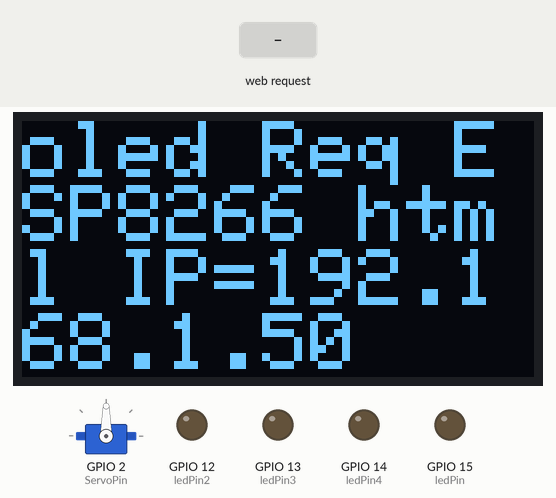
Recording of a sketch running on a simulated ESP8266 (NodeMCU). Shown: servo, 128×64 one-colour display, output pins drawn as LEDs (lit = HIGH). The test bench sets the inputs (shaded band). WiFi joins after 1.5 s; servers stay silent unless stated.

Above: at 4.7 s.
4.8 s: HTTP request GET /?value= received
At 6.0 s:
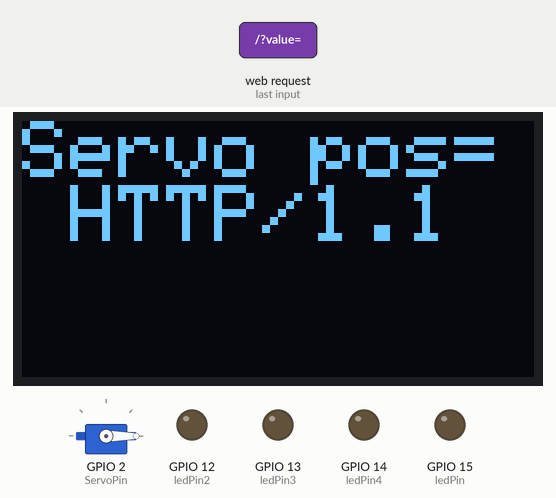
6.3 s: HTTP request GET /LED=ON received
At 7.5 s:
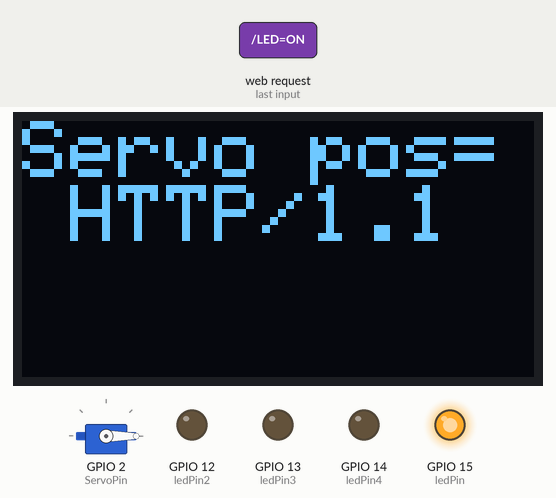
7.8 s: HTTP request GET /LED2=ON received
At 8.8 s:
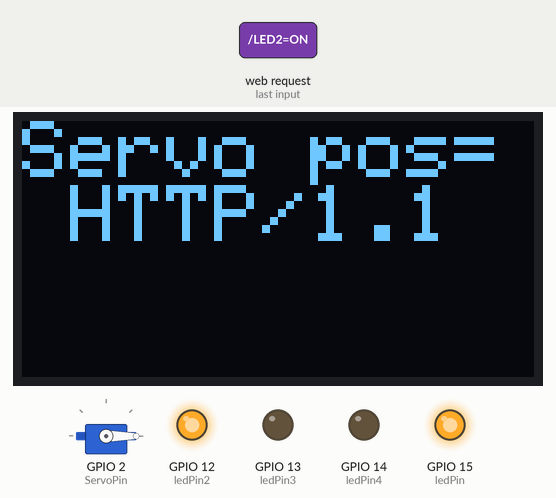
9.3 s: HTTP request GET /LED=OFF received
At 9.9 s:
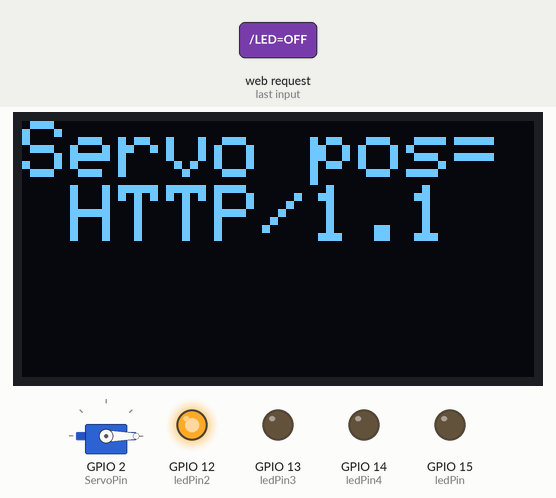
10.8 s: HTTP request GET /LED3=ON received
At 12.0 s:
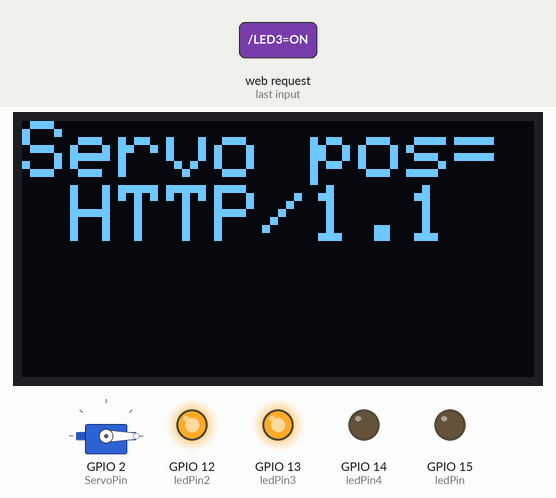
12.3 s: HTTP request GET /LED2=OFF received
At 13.3 s:
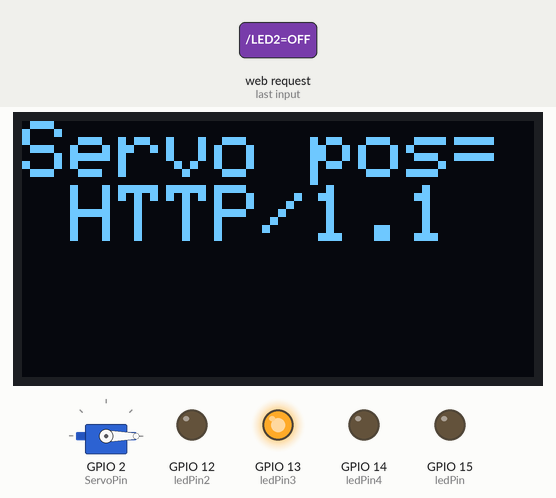
Timing chart, 0 to 14.8 s (numbered marks = the images above; inputs shaded):
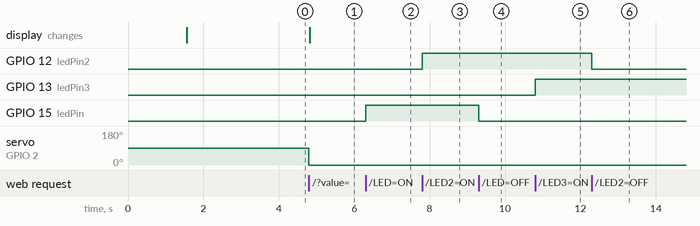

Measured:
- after the input at 4.8 s, servo on GPIO 2 (ServoPin): 90° → 0° at once; the display: changes at once (image 1)
- after the input at 6.3 s, GPIO 15 (ledPin): LOW → HIGH at once
- after the input at 7.8 s, GPIO 12 (ledPin2): LOW → HIGH at once
- after the input at 9.3 s, GPIO 15 (ledPin): HIGH → LOW at once
- after the input at 10.8 s, GPIO 13 (ledPin3): LOW → HIGH at once
- after the input at 12.3 s, GPIO 12 (ledPin2): HIGH → LOW at once

The sketch:

ESP8266_Oled_4_Led_Basic_Servo_STA_html_Req_client_print.ino
```cpp
#include <ESP8266WiFi.h>
#include <Adafruit_SSD1306.h>
#include <Adafruit_GFX.h>
#define OLED_ADDR   0x3C
Adafruit_SSD1306 display(-1);

const char* ssid = "nume router";
const char* password = "password";

#include <Servo.h>
Servo Servo1;
//static const int ServoPin = 0;
//variant with servo on D3
static const int ServoPin = 2;
//variant with servo on D4

int ledPin = 15;
int ledPin2 = 12;
int ledPin3 = 13;
int ledPin4 = 14;

WiFiServer server(80);

String request;

String valueString ;
int positon1 = 0;
int positon2 = 0;

void setup()
{
  pinMode(ledPin,OUTPUT);
  digitalWrite(ledPin,LOW);

  pinMode(ledPin2,OUTPUT);
  digitalWrite(ledPin2,LOW);

  pinMode(ledPin3,OUTPUT);
  digitalWrite(ledPin3,LOW);

  pinMode(ledPin4,OUTPUT);
  digitalWrite(ledPin4,LOW);
  Servo1.attach(ServoPin);
Serial.begin(115200);
WiFi.begin(ssid, password);
while (WiFi.status() != WL_CONNECTED) {
delay(500);

    }
server.begin();

  display.begin(SSD1306_SWITCHCAPVCC, OLED_ADDR);
  display.clearDisplay();
  display.setTextSize(2);
  display.setTextColor(WHITE);
  display.setCursor(0,0);
  display.print("oled Req ESP8266 html IP=");
  display.print(WiFi.localIP());
  display.display();
delay(2000);
}

void loop() {
  // check if a client is connected
  WiFiClient client = server.available();

// send a response to the client
  client.println("HTTP/1.1 200 OK");
  client.println("Content-Type: text/html");
  client.println(""); //  do not forget this one
  client.println("<!DOCTYPE HTML>");
  client.println("<html>");

  client.println("<center><h1>4 LED REQUEST</h1>");

  client.println("<br><br>");
  client.println("<center><a href=\"/LED=ON\"\"><button=\"button style=\"font-size:200%\">Led 1 On </button></a>");
  client.println("---<a href=\"/LED=OFF\"\"><button=\"button style=\"font-size:200%\">Led 1 Off </button></a>");
  client.println("<br><br>");

  client.println("<a href=\"/LED2=ON\"\"><button=\"button style=\"font-size:200%\">Led 2 On </button></a>");
  client.println("---<a href=\"/LED2=OFF\"\"><button=\"button style=\"font-size:200%\">Led 2 Off </button></a>");

  client.println("<br><br>");

  client.println("<a href=\"/LED3=ON\"\"><button=\"button style=\"color: green; font-size:200%\">Led 3 On </button></a>");
  client.println("---<a href=\"/LED3=OFF\"\"><button=\"button style=\"color: red; font-size: 200%\">Led 3 Off </button></a>");

  client.println("<br><br>");

  client.println("<a href=\"/LED4=ON\"\"><button=\"button style=\"background-color: yellow; font-size:200%;  \">Led 4 On </button></a>");
  client.println("---<a href=\"/LED4=OFF\"\"><button=\"button style=\"background-color: pink; font-size:200%\">Led 4 Off </button></a>");

client.println("</html>");


  if (!client) {
    return;
  }

  // wait for data from the client
   while(!client.available()){
    delay(1);
  }
  // read the first line of the client request, request
  String request = client.readStringUntil('\r');
  client.flush();


client.println("<head><meta name=\"viewport\" content=\"width=device-width, initial-scale=1\">");
client.println("<link rel=\"icon\" href=\"data:,\">");
client.println("<style>body { text-align: center; font-family: \"Trebuchet MS\", Arial; margin-left:auto; margin-right:auto;}");
client.println(".slider { width: 300px; }</style>");
client.println("<script src=\"https://ajax.googleapis.com/ajax/libs/jquery/3.3.1/jquery.min.js\"></script>");
client.println("</head><body><h1>ESP8266 with Servo</h1>");

client.println("<p>Position: <span id=\"servoPos\"></span></p>");
//displays text with the position, optional


client.println("<input type=\"range\" min=\"0\" max=\"180\" class=\"slider\" id=\"servoSlider\" onchange=\"servo(this.value)\" value=\""+request+"\"/>");
//displays slider
client.println("<script>var slider = document.getElementById(\"servoSlider\");");

client.println("var servoP = document.getElementById(\"servoPos\"); servoP.innerHTML = slider.value;");
//the line above provides the position, optional
client.println("slider.oninput = function() { slider.value = this.value; servoP.innerHTML = this.value; }");
//the line above is linked to the previous one , provides the position for display only


client.println("$.ajaxSetup({timeout:1000}); function servo(pos) { ");

client.println("$.get(\"/?value=\" + pos + \"&\"); {Connection: close};}</script>");

//rotate the servo
if(request.indexOf("GET /?value=")>=0)
{
positon1 = request.indexOf('=');
positon2 = request.indexOf('&');
valueString = request.substring(positon1+1, positon2);

Servo1.write(valueString.toInt());
//Serial.println(valueString); //optional monitor

  display.clearDisplay();
  display.setTextSize(2);
  display.setTextColor(WHITE);
  display.setCursor(0,0);
  display.print("Servo pos=");
  display.print(valueString);
  display.display();
  }
//rotate servo

//controls LEDs
  if (request.indexOf("/LED=ON") != -1)  {
    digitalWrite(ledPin, HIGH);
  }
  if (request.indexOf("/LED=OFF") != -1)  {
    digitalWrite(ledPin, LOW);
  }

 if (request.indexOf("/LED2=ON") != -1)  {
    digitalWrite(ledPin2, HIGH);
  }
  if (request.indexOf("/LED2=OFF") != -1)  {
    digitalWrite(ledPin2, LOW);
  }

if (request.indexOf("/LED3=ON") != -1)  {
    digitalWrite(ledPin3, HIGH);
  }
  if (request.indexOf("/LED3=OFF") != -1)  {
    digitalWrite(ledPin3, LOW);
  }

  if (request.indexOf("/LED4=ON") != -1)  {
    digitalWrite(ledPin4, HIGH);
  }
  if (request.indexOf("/LED4=OFF") != -1)  {
    digitalWrite(ledPin4, LOW);
  }
  delay(1);
    }
```
